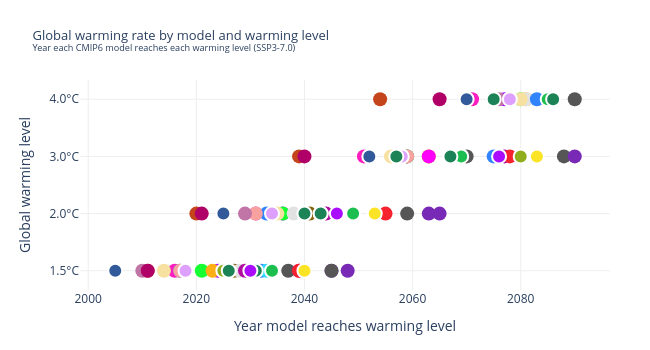

The code cell stored with this chart in its notebook:
### Code cell
import plotly.graph_objects as go
import plotly.colors as pc

all_models = sorted(set(
    m for df in scatter_cache.values() for m in df["model"].unique()
))

palette = pc.qualitative.Alphabet
model_colors = {m: palette[i % len(palette)] for i, m in enumerate(all_models)}

fig = go.Figure()
seen_models = set()

for wl in sorted(scatter_cache.keys()):
    df = scatter_cache[wl]
    if df.empty:
        continue

    for _, row in df.iterrows():
        model = row["model"]
        is_cae = model in cae_mdls_ls
        color = model_colors[model]
        show_legend = model not in seen_models
        seen_models.add(model)

        fig.add_trace(go.Scatter(
            x=[row["year_wl"]],
            y=[f"{wl}°C"],
            mode="markers",
            name=model,
            legendgroup=model,
            showlegend=False,           # no legend — hover shows the name
            marker=dict(
                color=color,
                size=14,
                symbol="circle",        # filled for all
                line=dict(
                    color="white" if is_cae else color,
                    width=2 if is_cae else 0,
                ),
            ),
            customdata=[[model, wl, row["ca_anom"]]],
            hovertemplate=(
                "<b>%{customdata[0]}</b><br>"
                "Warming level: %{customdata[1]}°C<br>"
                "Year reached: %{x}<br>"
                "CA anomaly: %{customdata[2]:.2f}°C"
                "<extra></extra>"
            ),
        ))

fig.update_layout(
    width=650,
    height=350,
    margin=dict(l=80, r=40, t=80, b=60),
    plot_bgcolor="white",
    paper_bgcolor="white",
    title=dict(
        text=(
            "Global warming rate by model and warming level<br>"
            "<sup>Year each CMIP6 model reaches each warming level (SSP3-7.0)"
        ),
        font=dict(size=13),
    ),
    xaxis=dict(
        title="Year model reaches warming level",
        showgrid=True,
        gridcolor="#eeeeee",
        zeroline=False,
        showline=False,
    ),
    yaxis=dict(
        title="Global warming level",
        showgrid=True,
        gridcolor="#eeeeee",
        zeroline=False,
        showline=False,
        categoryorder="array",
        categoryarray=[f"{wl}°C" for wl in sorted(scatter_cache.keys())],
    ),
    showlegend=False,
)

fig.show()
fig.write_html("../uncertainty/figures/html/wl_scatter.html")
fig.write_image("../uncertainty/figures/static/wl_scatter.png", scale=2)
